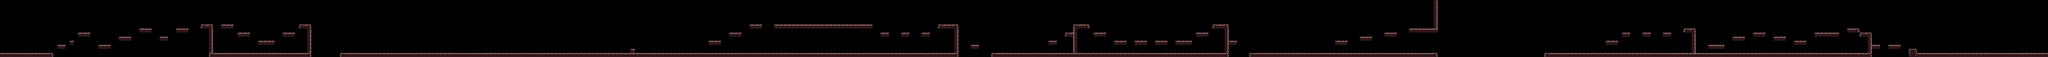

Tiled map render using the project's own tile images. Description and the map definition, with tile-layer contents summarised, below:
An orthogonal 500x14 tile map with 16x16 px tiles, 1 tile layer (ground) and 142 objects (38x spike, 16x rock, 8x breakable, 3x collider, player, ...).

<map version="1.4" tiledversion="1.4.2" orientation="orthogonal" renderorder="right-down" width="500" height="14" tilewidth="16" tileheight="16" infinite="0" nextlayerid="6" nextobjectid="143">
 <tileset firstgid="1" name="tileset" tilewidth="16" tileheight="16" tilecount="36" columns="9">
  <image source="../../../graphics/tileset.png" width="144" height="64" />
 </tileset>
 <layer id="1" name="ground" width="500" height="14">
  <data>[7000 cells, 635 non-empty, 5 distinct tile ids]</data>
 </layer>
 <objectgroup color="#aa0000" id="3" name="entity" visible="0">
  <object id="74" name="Rock" type="rock" x="7216" y="192" width="16" height="16">
   <ellipse />
  </object>
  <object id="75" name="Rock" type="rock" x="6768" y="192" width="16" height="16">
   <ellipse />
  </object>
  <object id="76" name="Player" type="player" x="32" y="160" width="16" height="16" />
  <object id="77" name="Rock" type="rock" x="864" y="176" width="16" height="16">
   <ellipse />
  </object>
  <object id="78" name="Rock" type="rock" x="1152" y="176" width="16" height="16">
   <ellipse />
  </object>
  <object id="91" name="Rock" type="rock" x="1792" y="192" width="16" height="16">
   <ellipse />
  </object>
  <object id="92" name="Rock" type="rock" x="1904" y="192" width="16" height="16">
   <ellipse />
  </object>
  <object id="105" name="Rock" type="rock" x="2384" y="192" width="16" height="16">
   <ellipse />
  </object>
  <object id="106" name="Rock" type="rock" x="2592" y="192" width="16" height="16">
   <ellipse />
  </object>
  <object id="113" name="Rock" type="rock" x="3648" y="192" width="16" height="16">
   <ellipse />
  </object>
  <object id="114" name="Rock" type="rock" x="3264" y="192" width="16" height="16">
   <ellipse />
  </object>
  <object id="123" name="Rock" type="rock" x="4272" y="192" width="16" height="16">
   <ellipse />
  </object>
  <object id="124" name="Rock" type="rock" x="4720" y="192" width="16" height="16">
   <ellipse />
  </object>
  <object id="133" name="Rock" type="rock" x="7632" y="192" width="16" height="16">
   <ellipse />
  </object>
  <object id="136" name="Rock" type="rock" x="4928" y="192" width="16" height="16">
   <ellipse />
  </object>
  <object id="137" name="Rock" type="rock" x="5520" y="192" width="16" height="16">
   <ellipse />
  </object>
  <object id="138" name="Rock" type="rock" x="6144" y="192" width="16" height="15">
   <ellipse />
  </object>
 </objectgroup>
 <objectgroup color="#5500ff" id="4" name="object" visible="0">
  <object id="73" name="Flag" type="flag" x="7952" y="176" width="16" height="16" />
  <object id="79" name="Spike" type="spike" x="1408" y="192" width="16" height="16" />
  <object id="80" name="Spike" type="spike" x="1424" y="192" width="16" height="16" />
  <object id="81" name="Spike" type="spike" x="1472" y="192" width="16" height="16" />
  <object id="82" name="Spike" type="spike" x="1488" y="192" width="16" height="16" />
  <object id="83" name="Spike" type="spike" x="1536" y="192" width="16" height="16" />
  <object id="84" name="Spike" type="spike" x="1552" y="192" width="16" height="16" />
  <object id="85" name="Spike" type="spike" x="1600" y="192" width="16" height="16" />
  <object id="86" name="Spike" type="spike" x="1616" y="192" width="16" height="16" />
  <object id="87" name="Spike" type="spike" x="1664" y="192" width="16" height="16" />
  <object id="88" name="Spike" type="spike" x="1680" y="192" width="16" height="16" />
  <object id="89" name="Spike" type="spike" x="1728" y="192" width="16" height="16" />
  <object id="90" name="Spike" type="spike" x="1744" y="192" width="16" height="16" />
  <object id="93" name="Spike" type="spike" x="1984" y="192" width="16" height="16" />
  <object id="94" name="Spike" type="spike" x="2000" y="192" width="16" height="16" />
  <object id="95" name="Spike" type="spike" x="2048" y="192" width="16" height="16" />
  <object id="96" name="Spike" type="spike" x="2064" y="192" width="16" height="16" />
  <object id="97" name="Spike" type="spike" x="2112" y="192" width="16" height="16" />
  <object id="98" name="Spike" type="spike" x="2128" y="192" width="16" height="16" />
  <object id="99" name="Spike" type="spike" x="2176" y="192" width="16" height="16" />
  <object id="100" name="Spike" type="spike" x="2192" y="192" width="16" height="16" />
  <object id="101" name="Spike" type="spike" x="2240" y="192" width="16" height="16" />
  <object id="102" name="Spike" type="spike" x="2256" y="192" width="16" height="16" />
  <object id="103" name="Spike" type="spike" x="2304" y="192" width="16" height="16" />
  <object id="104" name="Spike" type="spike" x="2320" y="192" width="16" height="16" />
  <object id="107" name="Spike" type="spike" x="2672" y="192" width="16" height="16" />
  <object id="108" name="Spike" type="spike" x="2688" y="192" width="16" height="16" />
  <object id="109" name="Spike" type="spike" x="2816" y="192" width="16" height="16" />
  <object id="110" name="Spike" type="spike" x="2832" y="192" width="16" height="16" />
  <object id="111" name="Spike" type="spike" x="2896" y="192" width="16" height="16" />
  <object id="112" name="Spike" type="spike" x="2912" y="192" width="16" height="16" />
  <object id="115" name="Spike" type="spike" x="3088" y="80" width="16" height="16" />
  <object id="116" name="Spike" type="spike" x="3104" y="80" width="16" height="16" />
  <object id="117" name="Spike" type="spike" x="3152" y="80" width="16" height="16" />
  <object id="118" name="Spike" type="spike" x="3168" y="80" width="16" height="16" />
  <object id="119" name="Spike" type="spike" x="3216" y="80" width="16" height="16" />
  <object id="120" name="Spike" type="spike" x="3232" y="80" width="16" height="16" />
  <object id="121" name="Spike" type="spike" x="3280" y="80" width="16" height="16" />
  <object id="122" name="Spike" type="spike" x="3296" y="80" width="16" height="16" />
  <object id="125" name="Breakable" type="breakable" x="5648" y="192" width="16" height="16" />
  <object id="126" name="Breakable" type="breakable" x="5696" y="192" width="16" height="16" />
  <object id="127" name="Breakable" type="breakable" x="5744" y="192" width="16" height="16" />
  <object id="128" name="Breakable" type="breakable" x="5792" y="192" width="16" height="16" />
  <object id="129" name="Breakable" type="breakable" x="5840" y="192" width="16" height="16" />
  <object id="130" name="Breakable" type="breakable" x="5888" y="192" width="16" height="16" />
  <object id="131" name="Breakable" type="breakable" x="5936" y="192" width="16" height="16" />
  <object id="132" name="Breakable" type="breakable" x="5984" y="192" width="16" height="16" />
  <object id="134" name="Enemy Collider" type="collider" x="5615" y="192" width="1" height="16" />
  <object id="135" name="Enemy Collider" type="collider" x="4880" y="192" width="1" height="16" />
  <object id="139" name="Enemy Collider" type="collider" x="6032" y="192" width="1" height="16" />
  <object id="142" name="Checkpoint" type="checkpoint" x="5568" y="80" width="16" height="16" />
 </objectgroup>
 <objectgroup id="5" name="powerup" visible="0">
  <object id="140" name="Chocolate" type="chocolate" x="1024" y="144" width="16" height="16" />
  <object id="141" name="Straw Berry" type="strawberry" x="2464" y="160" width="16" height="16" />
 </objectgroup>
 <objectgroup color="#5500ff" id="2" name="solid" visible="0">
  <!-- 72 objects omitted --></objectgroup>
</map>
<!-- 72 of 142 objects omitted -->
